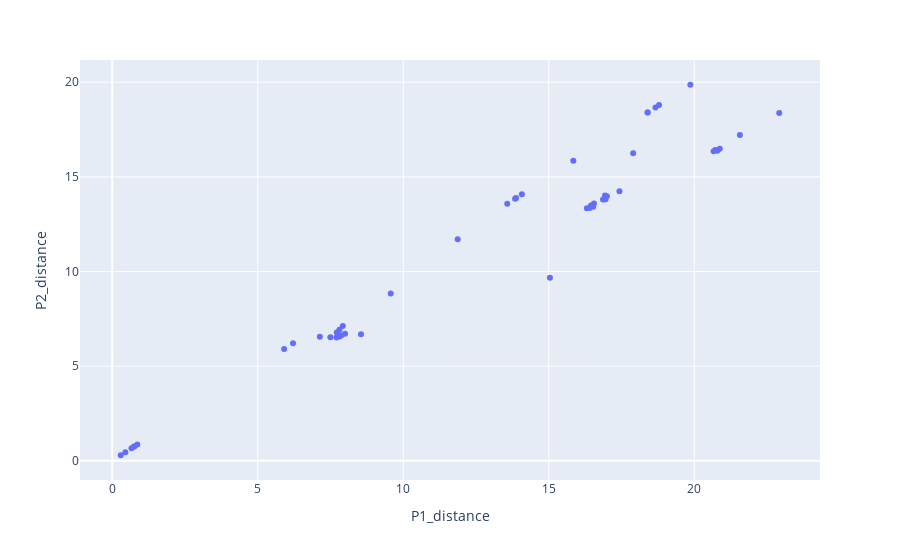

This figure's notebook cell:
### Code cell
px.scatter(metadata, 'P1_distance', 'P2_distance')

### Figure 1 — Plotly figure (JSON) as saved in the notebook; plotly's stock layout.template omitted (floating-point values rounded to 4 significant figures)
{"data": [{"hovertemplate": "P1_distance=%{x}<br>P2_distance=%{y}<extra></extra>", "legendgroup": "", "marker": {"color": "#636efa", "symbol": "circle"}, "mode": "markers", "name": "", "orientation": "v", "showlegend": false, "type": "scatter", "x": [0.2934, 7.925, 6.213, 20.88, 17.9, 7.814, 5.907, 8.001, 17.0, 0.6618, 13.57, 18.79, 0.7413, 0.4528, 16.31, 18.4, 13.84, 7.135, 16.86, 16.45, 22.92, 0.8632, 21.57, 20.66, 20.72, 17.43, 9.57, 7.718, 16.53, 11.87, 7.806, 19.87, 16.93, 7.495, 16.41, 7.707, 20.79, 16.95, 18.67, 14.08, 16.55, 7.878, 15.04, 18.4, 13.88, 15.84, 8.548, 0.7648, 16.91], "xaxis": "x", "y": [0.2934, 7.114, 6.213, 16.48, 16.25, 6.569, 5.907, 6.712, 13.97, 0.6618, 13.57, 18.79, 0.7413, 0.4528, 13.35, 18.4, 13.84, 6.552, 13.8, 13.49, 18.38, 0.8632, 17.2, 16.36, 16.42, 14.24, 8.834, 6.781, 13.42, 11.7, 6.928, 19.87, 14.02, 6.53, 13.35, 6.51, 16.38, 13.82, 18.67, 14.08, 13.59, 6.635, 9.674, 18.4, 13.88, 15.84, 6.69, 0.7648, 13.82], "yaxis": "y"}], "layout": {"autosize": true, "legend": {"tracegroupgap": 0}, "margin": {"t": 60}, "xaxis": {"anchor": "y", "autorange": true, "domain": [0, 1], "range": [-1.134, 24.35], "title": {"text": "P1_distance"}, "type": "linear"}, "yaxis": {"anchor": "x", "autorange": true, "domain": [0, 1], "range": [-1.127, 21.29], "title": {"text": "P2_distance"}, "type": "linear"}}}
